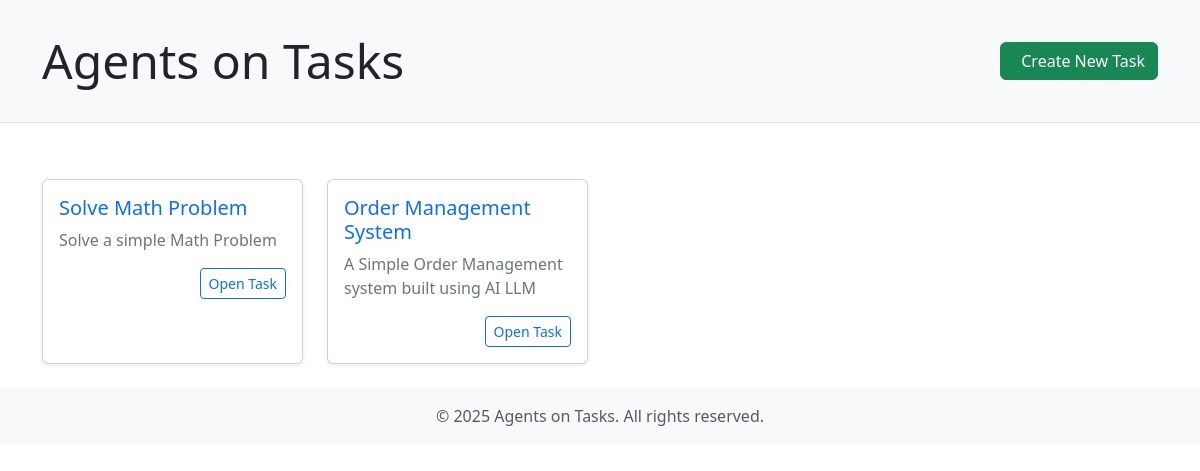
The page / on the database its author committed.
### agentoapp/models.py (models this page shows, shortened)
class Task(models.Model):
    name = models.CharField(max_length=100)
    description = models.CharField(max_length=100)

### agentoapp/views.py (the view)
# urls.py: path('', name='index',view=index),
def index(request):
    tasks = Task.objects.all().values()
    return render(request,'agentoapp/index.html',context={'tasks':tasks})

### agentoapp/templates/agentoapp/index.html (shortened to what this page needs)
<!DOCTYPE html>
<html lang="en">
<head>
    <link href="https://cdn.jsdelivr.net/npm/bootstrap@5.3.3/dist/css/bootstrap.min.css" rel="stylesheet"
>
</head>
<body>
    <header class="header">
        <div class="container">
            <div class="d-flex justify-content-between align-items-center">
                <h1 class="display-5 mb-0">Agents on Tasks</h1>
                <a class="btn btn-success" href="{% url 'agentoapp:task' action='create' id=0%}">
                    Create New Task
                </a>
            </div>
        </div>
    </header>
    <main class="container py-4">
        <div class="row g-4">
            {% for task in tasks %}
            <div class="col-12 col-md-6 col-lg-3">
                <div class="card task-card shadow-sm">
                    <div class="card-body">
                        <h5 class="card-title text-primary">{{task.name}}</h5>
                        <p class="card-text text-secondary mb-3">{{task.description}}</p>
                        <div class="d-flex justify-content-end">
                            <a href="{% url 'agentoapp:task' action='edit' id=task.id %}"
                               class="btn btn-outline-primary btn-sm">
                                Open Task
                            </a>
                        </div>
                    </div>
                </div>
            </div>
            {% endfor %}
        </div>
    </main>
    <footer class="footer mt-auto py-3 bg-light">
        <div class="container text-center">
            <span class="text-muted">© 2025 Agents on Tasks. All rights reserved.</span>
        </div>
    </footer>
</body>
</html>

### agentoapp/templates/agentoapp/index.html (style rules this page uses)
.header { padding: 2rem 0; margin-bottom: 2rem; background-color: var(--bs-light); border-bottom: 1px solid var(--bs-border-color); }
.task-card { height: 100%; transition: transform 0.2s; }

### rows shown on the page
Task: name "Solve Math Problem", description "Solve a simple Math Problem"
Task: name "Order Management System", description "A Simple Order Management system built using AI LLM"
